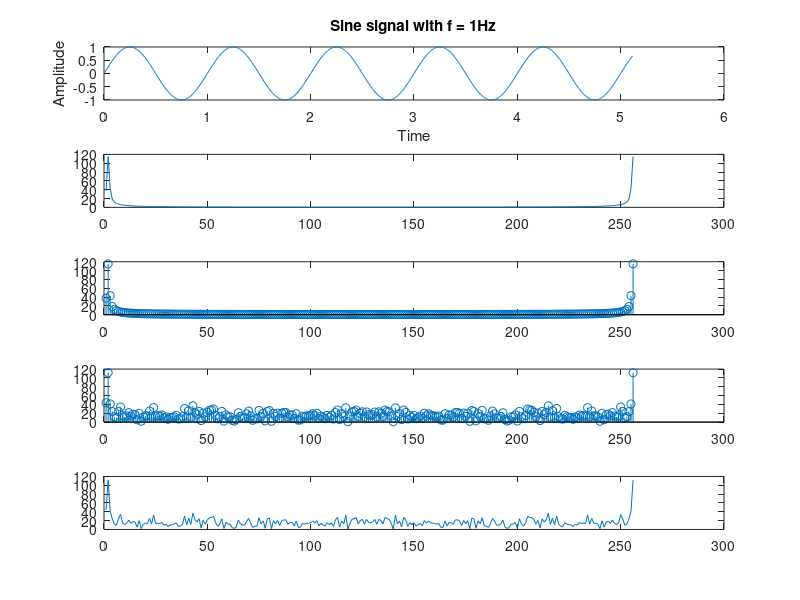

The MATLAB script that drew this image:
%  Now estimate the frequency contents of the sinewave and the noisy signal using fft. 
%  Here you need to do the following (i) take 256 point fft of the signals 
%  [Hint: use command fft(signal,n), n is the points to be taken] 
%  (ii) take the amplitude spectra of the 256 points of the signal 
%  [Hint: use abs() command] and plot (iii) take the discretised plot of the amplitudes [Hint: use stem() command] and plot.

f = 1;
fs = 200;
N = 1024;
t = 0: 1/fs :N/fs - 1/fs;

s = sin(2 * pi * f * t);
subplot(5,1,1);
plot(t,s);
xlabel('Time');
ylabel('Amplitude');
title('Sine signal with f = 1Hz');

noise_gaussian = randn(1, length(s));
gau_signal = s + noise_gaussian;
subplot(5,1,2)
plot(t,gau_signal);
xlabel('Time');
ylabel('Amplitude');
title('Noisy Sine signal with f = 1Hz');

s_fft = fft(s,256);
s_mag = abs(s_fft);
final_signal_fft = fft(gau_signal, 256);
final_signal_mag = abs(final_signal_fft);
noisy_fft = fft(noise_gaussian, 256);

plot(s_mag);
subplot(5,1,3)
stem(s_mag);
subplot(5,1,4);
stem(final_signal_mag);
subplot(5, 1, 5);
plot(final_signal_mag);